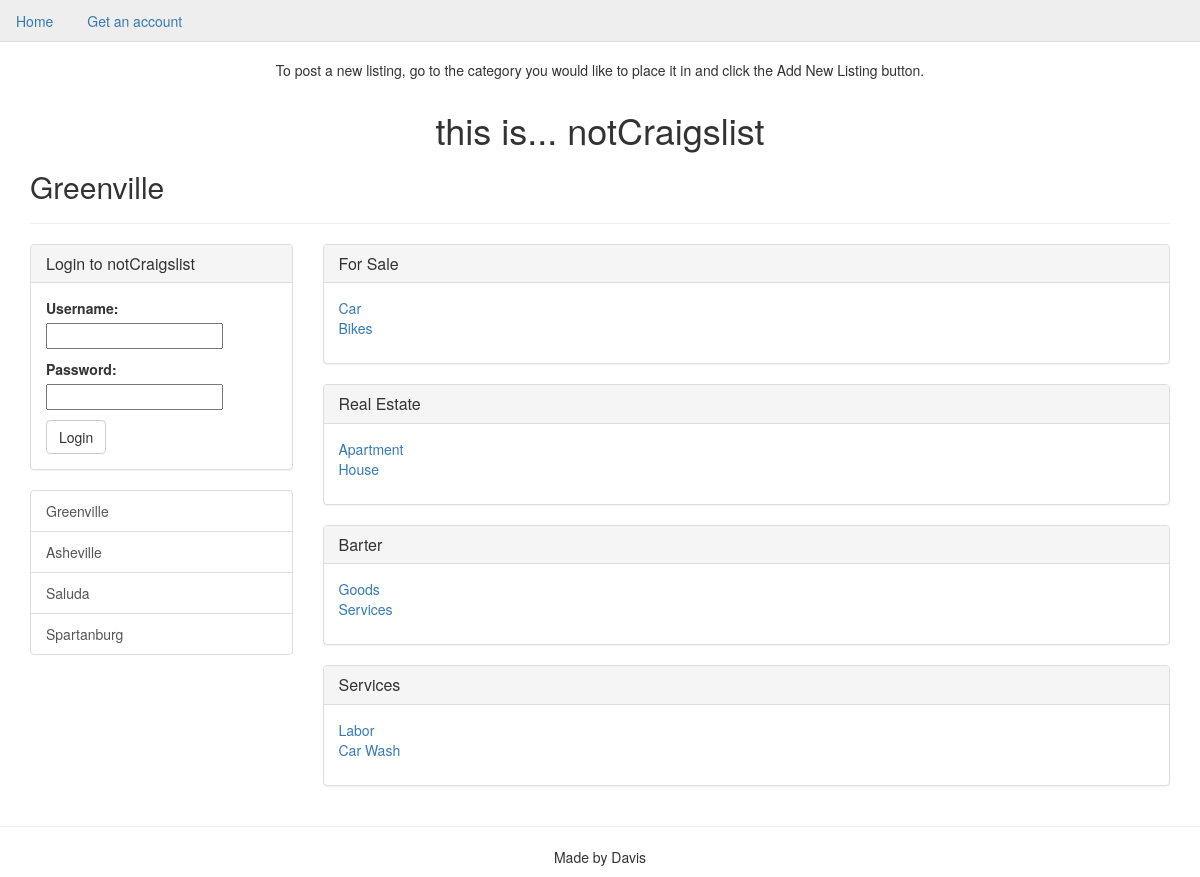
Before: /city/1/ with the older database file.
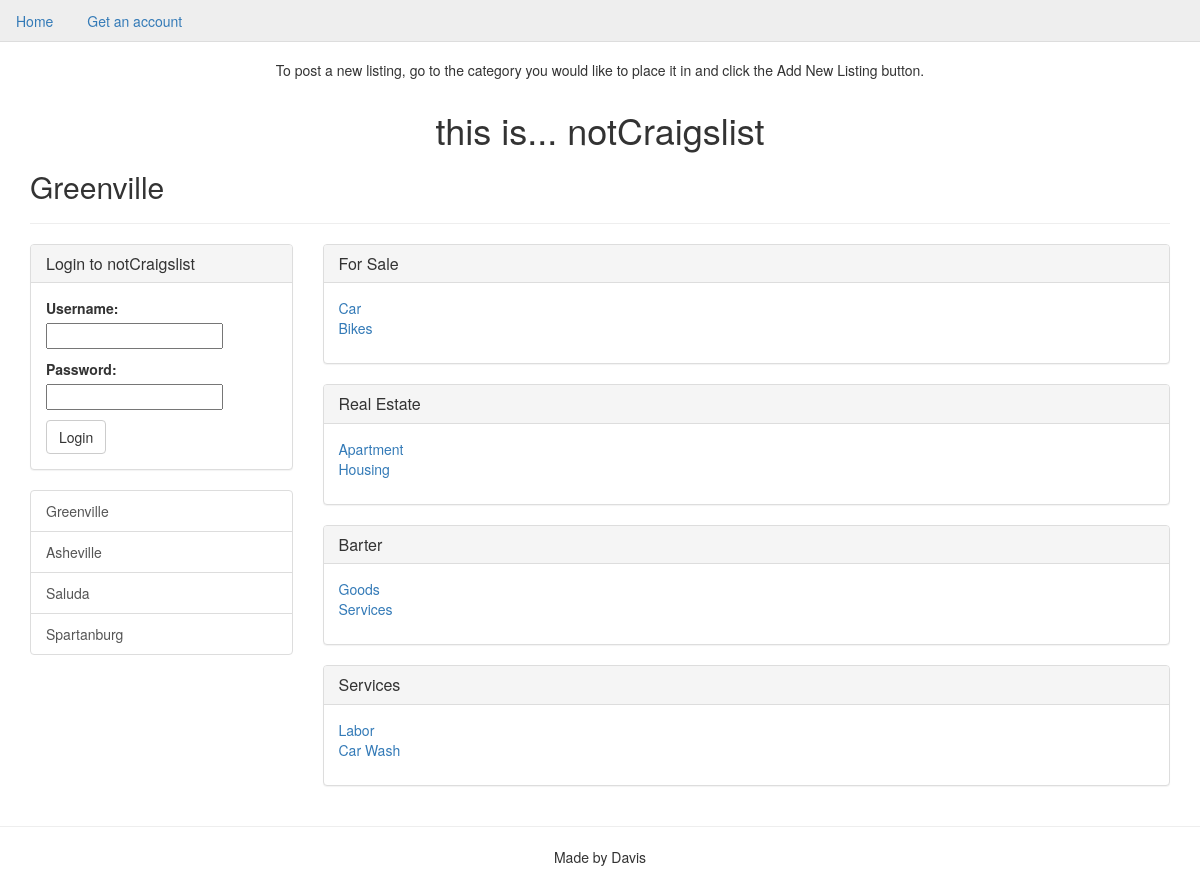
After: the same page with the newer database file.
### cl_app/models.py (models this page shows)
class ListingType(models.Model):
    name = models.CharField(max_length=20)
    parent = models.ForeignKey("self", null=True, blank=True, related_name='subcat')
    def __str__(self):
        return self.name

### cl_app/views.py (the view)
# urls.py: url('^city/(?P<city>\d+)/$', CityListView.as_view(), name='city_list_view'),
class CityListView(ListView):
    template_name = 'cl_app/city_listing_list.html'
    model = ListingType
    def get_queryset(self):
        return ListingType.objects.filter(parent=None)
    def get_context_data(self, **kwargs):
        context = super().get_context_data(**kwargs)
        city_id = self.kwargs.get('city')
        context['city'] = City.objects.get(id=city_id)
        context['cities'] = City.objects.all()
        if self.request.user.is_authenticated():
            context["profile"] = Profile.objects.get(user=self.request.user)
        else:
            context["login_form"] = AuthenticationForm()
        return context

### cl_app/models.py (called while the page is built)
    def __str__(self):
        return self.city

### templates/cl_app/city_listing_list.html (shortened to what this page needs)
{% extends "base.html" %}
{% block body %}
    <h1 class="text-center">this is... notCraigslist</h1>
    <h2>{{ city.city }}</h2>
    <hr>
    <div class="row">
        <div class="col-md-3">
            {% if request.user.is_authenticated %}
            <h2>Hello {{ request.user }}, <br>
                <small>Would you like to go to your perfered city page,
                <a href="{% url 'city_list_view' profile.profile_city.pk %}">{{ profile.profile_city }}</a>?</small>
            </h2>
            <br>
            {% else %}
            <div class="panel panel-default">
                <div class="panel-heading">
                    <h3 class="panel-title">Login to notCraigslist</h3>
                </div>
                <div class="panel-body">
                    <form class="" action="{% url 'login' %}" method="post">
                        {{ login_form.as_p }}
                        <input class="btn btn-default" type="submit" name="login" value="Login">
                    </form>
                </div>
            </div>
            {% endif %}
            <div class="list-group">
                {% for city in cities %}
                <a href="{% url 'city_list_view' city.pk %}" class="list-group-item">{{ city }}</a>
                {% endfor %}
            </div>
        </div>
        <div class="col-md-9">
            {% for list in object_list %}
            <div class="panel panel-default">
                <div class="panel-heading">
                    <h3 class="panel-title"><a href="{% url 'city_category_list_view' city.pk list.pk %}">{{ list }}</a></h3>
                </div>
                <div class="panel-body">
                    <ul class="list-unstyled">
                        {% for sub in list.subcat.all %}
                        <li><a href="{% url 'city_category_list_view' city.pk sub.pk %}">{{ sub }}</a></li>
                        {% endfor %}
                    </ul>
                </div>
            </div>
            {% endfor %}
        </div>
    </div>
{% endblock %}

Changed rows visible on the page:
changed ListingType: name "House" → "Housing"
